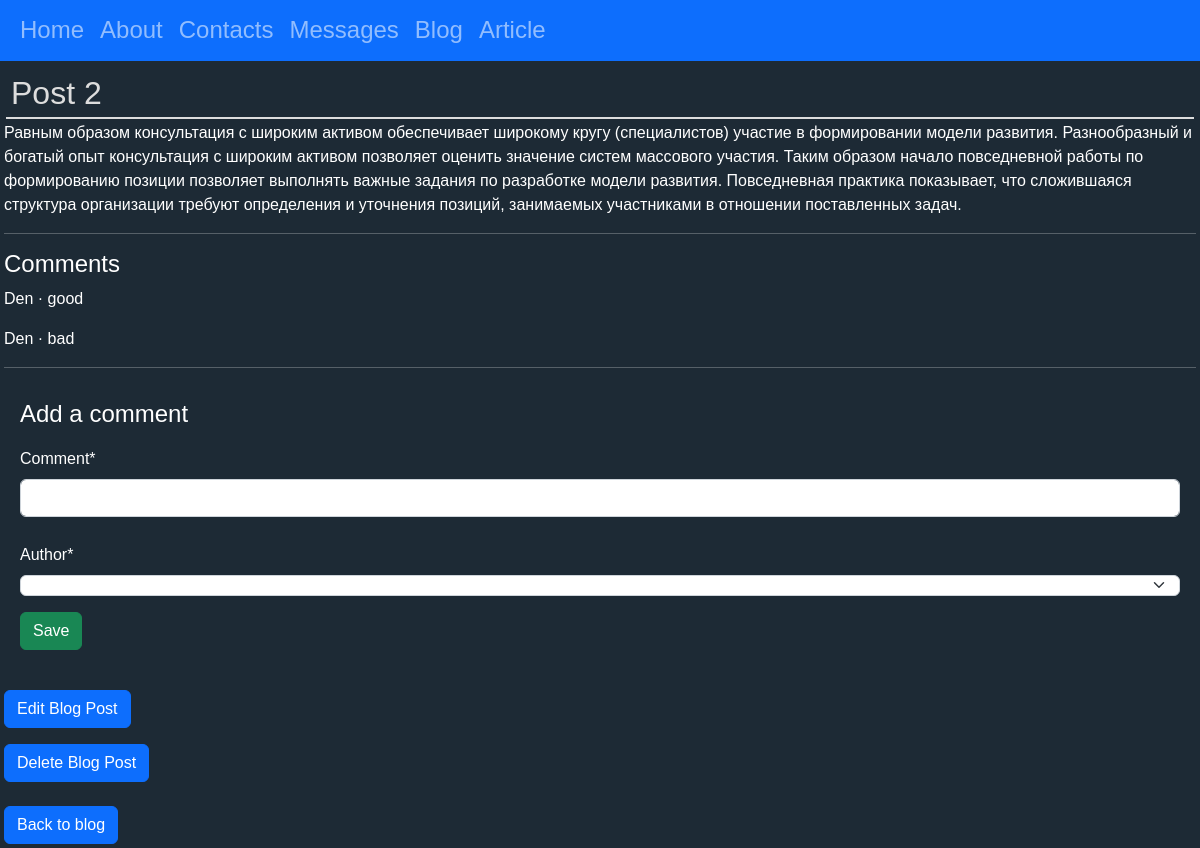
The app's page /blog/post/2/ with its own data.
### blog/models.py (models this page shows, shortened)
class Post(models.Model):
    title = models.CharField(max_length=255)
    body = models.TextField()
    author = models.ForeignKey("auth.User", on_delete=models.CASCADE)

class CommentPost(models.Model):
    post = models.ForeignKey(Post, on_delete=models.CASCADE)
    comment = models.CharField(max_length=140)
    date = models.DateTimeField(auto_now_add=True)
    author = models.ForeignKey("auth.User", on_delete=models.CASCADE)
    def __str__(self):
        return self.comment

### blog/views.py (the view, shortened to what this page needs)
# urls.py: path("post/<int:pk>/", BlogDetailView.as_view(), name="post_detail"),
class BlogDetailView(View):
    def get(self, request, *args, **kwargs):
        view = CommentGet.as_view()
        return view(request, *args, **kwargs)

### blog/forms.py
class CommentForm(forms.ModelForm):
    class Meta:
        model = CommentPost
        fields = ("comment", "author")

### blog/views.py (called while the page is built)
    def get_context_data(self, **kwargs):
        context = super().get_context_data(**kwargs)
        context["form"] = CommentForm()
        return context

### templates/post_detail.html (shortened to what this page needs)
{% extends "base.html" %}
{% load crispy_forms_tags %}
{% block content %}
    <div class="post_detail">
        <h2>{{ post.title }}</h2>
        <p>{{ post.body }}</p>
        <hr>
        <h4 class="text-white">Comments</h4>
        {% for comment in post.commentpost_set.all %}
        <p class="text-white">{{ comment.author }} &middot; {{ comment }}</p>
        {% endfor %}
        <hr>
        <div class="p-3">
            <h4>Add a comment</h4>
            <form action="" method="post">
                {{ form|crispy }}
                <button class="btn btn-success ml-2" type="submit">Save</button>
            </form>
        </div>
        <br>
        <a  class= "btn btn-primary mb-3" href="{% url 'post_edit' post.pk %}">Edit Blog Post</a>
        <br>
        <a  class= "btn btn-primary" href="{% url 'post_delete' post.pk %}">Delete Blog Post</a>
        <br>
        <br>
        <a  class= "btn btn-primary" href="{% url 'blog' %}">Back to blog</a>
    </div>
{% endblock content %}

### static/css/base.css (style rules this page uses)
body { background-color: #1d2a35; font-family: Verdana, Geneva, Tahoma, sans-serif; color: white; }
h2 { border-bottom: 2px #ddd solid; color: #ddd; text-align: left; padding: 5px; margin: 2px; }
label { display: block; position: top; padding-top: 10px }
select { height: 21px; }
input { font-family: Verdana, Geneva, Tahoma, sans-serif; width: 20%; background-color: #a7a7a4; }

### records on screen
Post: title "Post 2", body "Равным образом консультация с широким активом обеспечивает широкому кругу (специалистов) участие в формировании модели развития. Разнообразный и богатый опыт консультация с широким активом позволяет оценить значение систем массового участия. Таким образом начало повседневной работы по формированию позиции позволяет выполнять важные задания по разработке модели развития. Повседневная практика показывает, что сложившаяся структура организации требуют определения и уточнения позиций, занимаемых участниками в отношении поставленных задач."
CommentPost: author "Den", comment "good"
CommentPost: author "Den", comment "bad"
